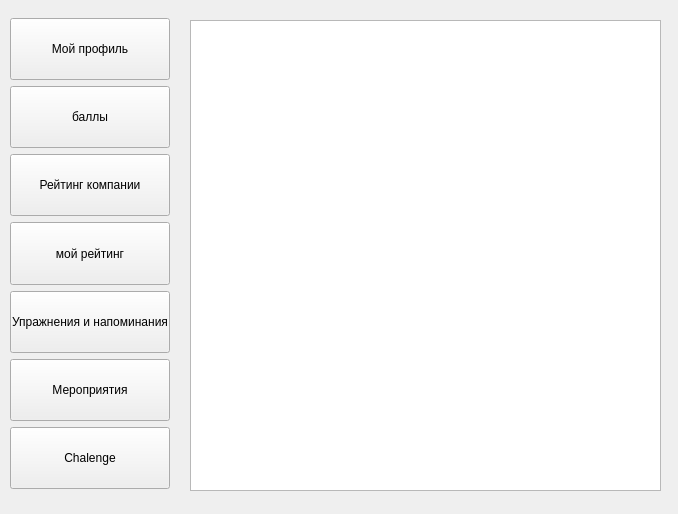
<?xml version="1.0" encoding="UTF-8"?>
<ui version="4.0">
 <class>Form</class>
 <widget class="QWidget" name="Form">
  <property name="geometry">
   <rect>
    <x>0</x>
    <y>0</y>
    <width>678</width>
    <height>514</height>
   </rect>
  </property>
  <property name="windowTitle">
   <string>Form</string>
  </property>
  <widget class="QListWidget" name="listWidget">
   <property name="geometry">
    <rect>
     <x>190</x>
     <y>20</y>
     <width>471</width>
     <height>471</height>
    </rect>
   </property>
  </widget>
  <widget class="QWidget" name="verticalLayoutWidget">
   <property name="geometry">
    <rect>
     <x>10</x>
     <y>18</y>
     <width>160</width>
     <height>471</height>
    </rect>
   </property>
   <layout class="QVBoxLayout" name="verticalLayout">
    <item>
     <widget class="QPushButton" name="pushButton">
      <property name="sizePolicy">
       <sizepolicy hsizetype="Minimum" vsizetype="Expanding">
        <horstretch>0</horstretch>
        <verstretch>0</verstretch>
       </sizepolicy>
      </property>
      <property name="text">
       <string>Мой профиль</string>
      </property>
     </widget>
    </item>
    <item>
     <widget class="QPushButton" name="pushButton_2">
      <property name="sizePolicy">
       <sizepolicy hsizetype="Minimum" vsizetype="Expanding">
        <horstretch>0</horstretch>
        <verstretch>0</verstretch>
       </sizepolicy>
      </property>
      <property name="text">
       <string>баллы</string>
      </property>
     </widget>
    </item>
    <item>
     <widget class="QPushButton" name="pushButton_3">
      <property name="sizePolicy">
       <sizepolicy hsizetype="Minimum" vsizetype="Expanding">
        <horstretch>0</horstretch>
        <verstretch>0</verstretch>
       </sizepolicy>
      </property>
      <property name="text">
       <string>Рейтинг компании</string>
      </property>
     </widget>
    </item>
    <item>
     <widget class="QPushButton" name="pushButton_4">
      <property name="sizePolicy">
       <sizepolicy hsizetype="Minimum" vsizetype="Expanding">
        <horstretch>0</horstretch>
        <verstretch>0</verstretch>
       </sizepolicy>
      </property>
      <property name="text">
       <string>мой рейтинг</string>
      </property>
     </widget>
    </item>
    <item>
     <widget class="QPushButton" name="pushButton_5">
      <property name="sizePolicy">
       <sizepolicy hsizetype="Minimum" vsizetype="Expanding">
        <horstretch>0</horstretch>
        <verstretch>0</verstretch>
       </sizepolicy>
      </property>
      <property name="text">
       <string>Упражнения и напоминания</string>
      </property>
     </widget>
    </item>
    <item>
     <widget class="QPushButton" name="pushButton_6">
      <property name="sizePolicy">
       <sizepolicy hsizetype="Minimum" vsizetype="Expanding">
        <horstretch>0</horstretch>
        <verstretch>0</verstretch>
       </sizepolicy>
      </property>
      <property name="text">
       <string>Мероприятия</string>
      </property>
     </widget>
    </item>
    <item>
     <widget class="QPushButton" name="pushButton_7">
      <property name="sizePolicy">
       <sizepolicy hsizetype="Minimum" vsizetype="Expanding">
        <horstretch>0</horstretch>
        <verstretch>0</verstretch>
       </sizepolicy>
      </property>
      <property name="text">
       <string>Chalenge</string>
      </property>
     </widget>
    </item>
   </layout>
  </widget>
 </widget>
 <resources/>
 <connections/>
</ui>
